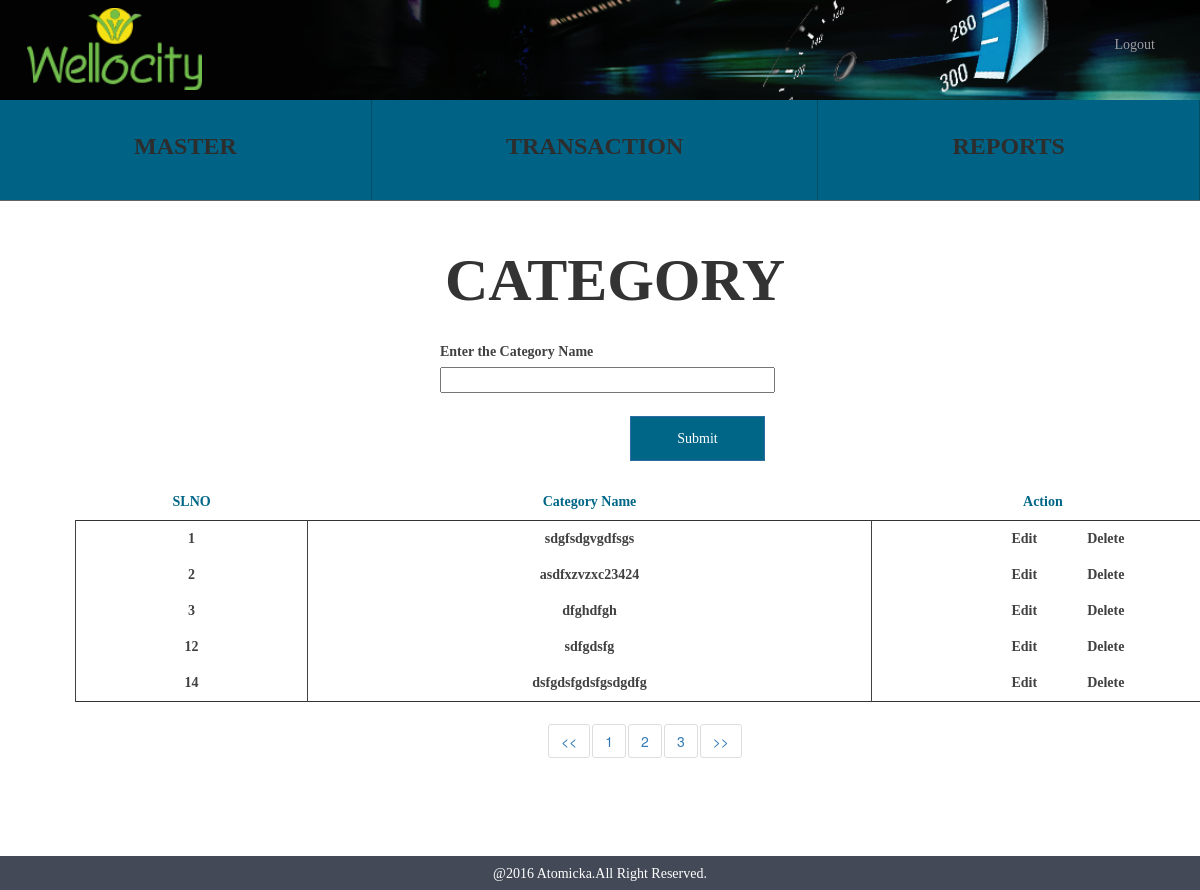
Screenshot of /category.php (signed in) with the database file from the repository.
### tables this page shows
CREATE TABLE IF NOT EXISTS `wc_categories` (
  `categories_id` int(10) NOT NULL AUTO_INCREMENT,
  `categories_name` varchar(150) NOT NULL,
  `categories_status` tinyint(1) NOT NULL,
  `categories_createddate` timestamp NOT NULL DEFAULT CURRENT_TIMESTAMP,
  PRIMARY KEY (`categories_id`),
  KEY `categories_name` (`categories_name`)
);

### functions/category_function.php (called while the page is built, shortened)
<?php
class categoryfunction{
    public function categoryselectfunction(){
      $temp_arr = array();
      $res = mysql_query("SELECT * FROM wc_categories") or die(mysql_error());
      while($row = mysql_fetch_array($res)) {
          $temp_arr[] =$row;
      }
      return $temp_arr;
      }
}
 ?>

### category.php (the view, shortened to what this page needs)
<?php
require_once "header.php";
require_once "functions/category_function.php";
$obj = new categoryfunction();
?>
	<div class="container">
		<div class="container align_center align_height">
			<span class="sports">CATEGORY</span>
		</div>
		<div class="container align_margin">
			<div class="col-md-8">
				<div class="col-md-6"></div>
				<div class="col-md-6 align_margin">
					<form id="category_form" name="categories_form" role="form">
						<div class="align_margin">
							<label>Enter the Category Name</label><br>
							<input type="text" class="sportsname" name="category_name" data-validation-error-msg="Please enter the category name" data-validation="required">
						</div>
						<input type="submit" class="btn btn-primary align_right clear category_submit_act" value="Submit">
					</form>
				</div>
				<div class="container">
				  <table class="table state_table" id="category_table">
				    <thead>
				      <tr class="row_color">
				        <th class="align_center">SLNO</th>
				        <th class="align_center">Category Name</th>
				        <th class="align_center">Action</th>
				      </tr>
				    </thead>
				    <tbody>
						<?php
							$data = $obj->categoryselectfunction();
							foreach( $data as $eachrecord ) {
						 ?>
				    	<tr class="align_center delete_color">
					        <td class="category_id"><?php echo $eachrecord ['categories_id']; ?></td>
					        <td class="category_name"><?php echo $eachrecord ['categories_name']; ?></td>
					         <td>
					        	<span class="edit_state">Edit</span>
					        	<span class="delete_state" data-value="<?php echo $eachrecord ['categories_id']; ?>">Delete</span>
					        </td>
				      	</tr>
						<?php } ?>
				    </tbody>
				  </table>
				</div>
			</div>
		</div>
	</div>
<?php require_once "footer.php" ?>

### css/style.css (style rules this page uses)
.align_center { text-align: center; }
.align_right { float: right; }
.sports { font-size: 60px; font-weight: bold; position: relative; font-family: Montserrat; }
.statesname,.sportsname,.edit_states_name { width: 100%; }
.align_margin { margin-bottom:23px; }
.align_height { line-height: 2; }
.row_color { color: #006687; font-family: Montserrat; }
.delete_color { color: #414141; font-weight: bold; font-family: Montserrat; }
.clear { background-color: #006687 !important; color: #fff !important; height: 45px; width: 135px; border-radius: 0 !important; font-weight: bold; font-family: Montserrat; margin-right: 10px; }
.table > thead > tr > th, .table > tbody > tr > th, .table > tfoot > tr > th, .table > thead > tr > td, .table > tbody > tr > td, .table > tfoot > tr > td { border-top: 0 !important; }
.table > thead > tr > th { border-bottom: 1px !important; }
.table > tbody { border:1px solid !important; }
.table > tbody td { border:1px solid; border-bottom: 0 !important }
.table > thead { border-bottom: 1px solid; }
.edit_state,.edit_district { cursor: pointer; }
.delete_state,.delete_district { cursor: pointer; float: right; position: relative; right: 25%; }
label { color: #414141 !important; font-family: Montserrat; }
button, input, optgroup, select, textarea { font-family: Montserrat !important; }
#sports_table tbody,#category_table tbody { border: 1px solid #000; }

### rows the page displays
wc_categories: categories_id "1", categories_name "sdgfsdgvgdfsgs"
wc_categories: categories_id "2", categories_name "asdfxzvzxc23424"
wc_categories: categories_id "3", categories_name "dfghdfgh"
wc_categories: categories_id "12", categories_name "sdfgdsfg"
wc_categories: categories_id "14", categories_name "dsfgdsfgdsfgsdgdfg"
